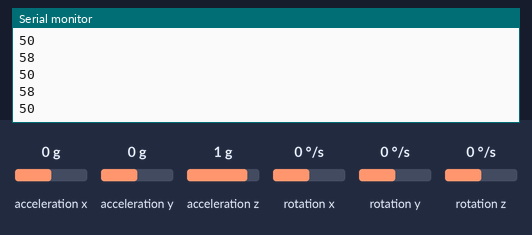
Recording of a sketch running on a simulated Arduino Uno, built with avr-gcc and run on an emulated ATmega328P. On the bench: the last lines printed to the serial monitor. The test bench sets the inputs (shaded band); at power-on: acceleration y 0 g, acceleration x 0 g, acceleration z 1 g, rotation x 0 °/s, rotation y 0 °/s, rotation z 0 °/s. No radio packets arrive unless stated.

Above: at 1.2 s.
1.3 s: acceleration y set to -1.4 g
At 1.49 s:
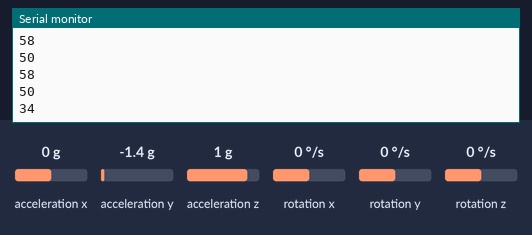
2.8 s: acceleration y set to -0.8 g
At 2.86 s:
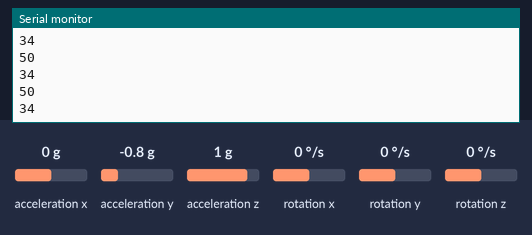
Timing chart, 0 to 5.8 s (numbered marks = the images above; inputs shaded):
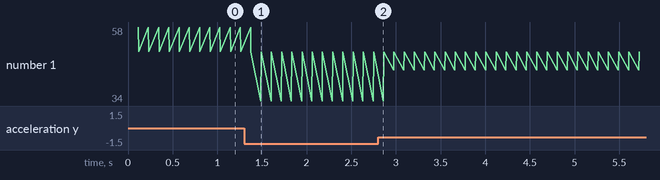

The sketch:

ac_light_tx.ino
```cpp
// TRANSMITTOR CODE FOR HAND GESTURE CONTROLLED AC LIGHT DIMMER


#include <VirtualWire.h>                         // LIBRARY
#include <Wire.h>                                //ALL LIBRARY AVAILABLE AT GITHUB
#include <MPU6050.h>
#include <String.h>                               //ALL LIBRARY AVAILABLE AT GITHUB
MPU6050 gy_521;
int16_t ax, ay, az;
int16_t gx, gy, gz;
void setup()
{
  Wire.begin( );
//Serial.begin(9600); // initializing serial //ONLY ENABLE FOR TESTING PURPOSE
Serial.println ("Initializing MPU and testing connections");
gy_521.initialize ( );
Serial.println(gy_521.testConnection( ) ? "Successfully Connected" : "Connection failed");
Serial.begin(9600);

      vw_set_tx_pin(11);                          // Sets pin D12 as the TX pin
    vw_setup(4000);                               // Bits per sec
}


void sense()                                     // FUNCTION FOR SENSE X AXIS AND Y AXIS
{
gy_521.getMotion6(&ax, &ay, &az, &gx, &gy, &gz);
ay = map(ay, -17000, 17000, 40, 77);             // AY = Y AXIS AND Y = 40 TO 77

ax = map(ax, -17000, 17000, 0, 100);            //AX = X AXIS AND X = 0 TO 100

}
void sendd()                                     // FUNCTION FOR SEND DATA THROUGH RF MODULE
{

  String data = String(ay);
 const char *msg = data.c_str();;
  vw_send((uint8_t *)msg, strlen(msg));
  vw_wait_tx();
  delay(50);
 Serial.println (ay);                    // ONLY ENABLE FOR TESTING PURPOSE
Serial.println (ax);                     // ONLY ENABLE FOR TESTING PURPOSE

}


void loop()                                //RUN REPEATLY
{
    sense();                               // SENSING
    if (ax>30 && ax <70)                   //CHK IF UR HAND IS NOT IN PROPER POSITION THEN DATA IS NOT SEND
    {
sendd();                                   //SEND DATA
}
}
```

Measured:
- after the input at 1.3 s, the serial monitor: prints a new line after 0.19 s (image 1)
